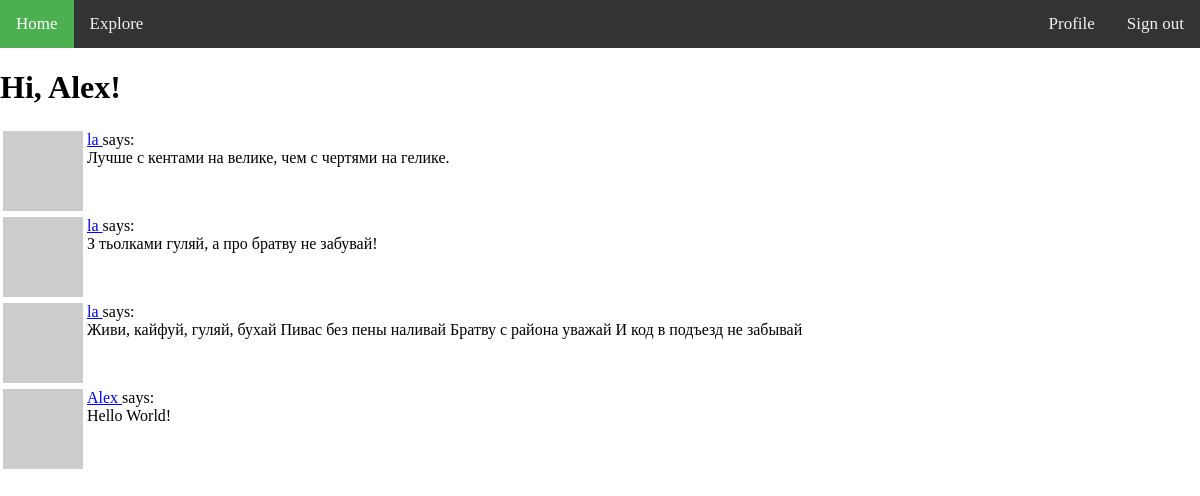
Page /explore (signed in) on the committed database.
### app/models.py (models this page shows, shortened)
class User(UserMixin ,db.Model):
    id = db.Column(db.Integer, primary_key=True)
    username = db.Column(db.String(64), index=True, unique=True)
    email = db.Column(db.String(128), index=True, unique=True)
    password_hash = db.Column(db.String(128))
    posts = db.relationship('Post', backref='author', lazy='dynamic')
    about_me = db.Column(db.String(256))
    last_seen = db.Column(db.DateTime, default=datetime.utcnow)
    followed = db.relationship(
        'User', secondary=followers,
        primaryjoin=(followers.c.follower_id==id),
        secondaryjoin=(followers.c.followed_id==id),
        backref=db.backref('followers', lazy='dynamic'), lazy='dynamic'
    )
    def avatar(self, size):
        digest = md5(self.email.lower().encode('utf-8')).hexdigest()
        return 'https://www.gravatar.com/avatar/{}?d=identicon&s={}'.format(
            digest, size)

class Post(db.Model):
    id = db.Column(db.Integer, primary_key=True)
    body = db.Column(db.String(256))
    timestamp = db.Column(db.DateTime, index=True, default=datetime.utcnow)
    user_id = db.Column(db.Integer, db.ForeignKey('user.id'))

### app/routes.py (the view)
@app.route('/explore')
@login_required
def explore():
    page = request.args.get('page', 1, type=int)
    posts = Post.query.order_by(Post.timestamp.desc()).paginate(
        page, app.config['POSTS_PER_PAGE'], False)
    next_url = url_for('blog', page=posts.next_num) \
        if posts.has_next else None
    prev_url = url_for('blog', page=posts.prev_num) \
        if posts.has_prev else None
    return render_template('blog.html', title="Explore", posts=posts.items,
                            next_url=next_url, prev_url=prev_url)

### app/models.py (called while the page is built)
@login.user_loader
def load_user(id):
    return User.query.get(int(id))

### app/routes.py (called while the page is built)
@app.before_request
def before_request():
    if current_user.is_authenticated:
        current_user.last_seen = datetime.utcnow()
        db.session.commit()

### app/templates/blog.html (shortened to what this page needs)
{% extends 'base.html' %}
{% block content %}
    <h1>Hi, {{current_user.username }}!</h1>
    {% for post in posts %}
        {% include '_post.html' %}
    {% endfor %}
{% endblock  %}

### app/templates/_post.html
<table>
    <tr valign="top">
        <td><img src="{{ post.author.avatar(36) }}"></td>
        <td>
            <a href="{{url_for('user', username=post.author.username) }}">
                {{ post.author.username }}
            </a>
            says: <br>{{ post.body }}
        </td>
    </tr>
</table>

### app/static/css/style.css (style rules this page uses)
body, html { height: 100%; margin: 0; }

### rows in the picture
User: username "Alex"
Post: author.username "la", body "Лучше с кентами на велике, чем с чертями на гелике."
Post: author.username "la", body "З тьолками гуляй, а про братву не забувай!"
Post: author.username "la", body "Живи, кайфуй, гуляй, бухай Пивас без пены наливай Братву с района уважай И код в подъезд не забывай"
Post: author.username "Alex", body "Hello World!"
